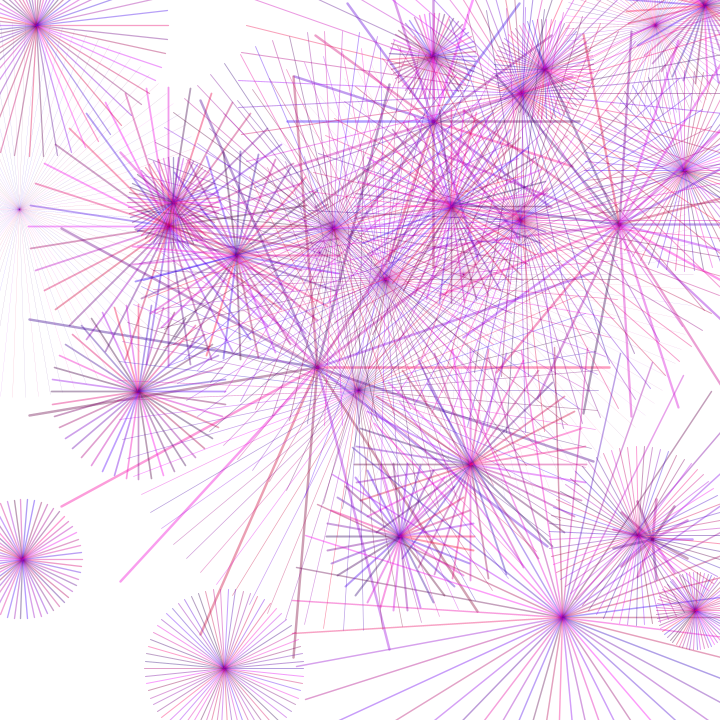
Frame 1 (no input)
Frame 60 (the mouse pressed at the canvas centre just before this capture): identical to frame 1, image omitted
Frame 120 (the mouse held since frame 60 and released just before this capture): identical to frame 1, image omitted

The Processing sketch that drew this single still picture (run headless with seeded random() and noise(); from frame 60 on, the mouse is pressed at the canvas centre):

// Processing sketch: manoloidePt2
// ── manoloidePt2.pde
ManoloideThing[] mt = new ManoloideThing[30];

void setup() {
  size(720, 720);

  for (int i = 0; i < mt.length; i++) {
    mt[i] = new ManoloideThing();
  }
}

void draw() {
  background(255);

  for (int i = 0; i < mt.length; i++) {
    mt[i].display();
  }
}

// ── ManoloideThing.pde
class ManoloideThing {
  int line_ct;
  float diameter;
  float x,y;
  float stroke_wt;
  color[] colors;
  
  ManoloideThing(){
    line_ct = int(random(10,100));
    stroke_wt = 3.0*(1.0 - line_ct/float(100));
    diameter = random(30,300);
    x = random(width);
    y = random(height);
    
    colors = new color[line_ct];
    for (int i = 0; i < colors.length; i++){
      colors[i] = color(random(50,255), random(20), random(60,255));
    }
  }
  
  void display(){
    strokeWeight(stroke_wt);
    for (int i = 0; i < line_ct; i++){
      float theta = TWO_PI*i/float(line_ct);
      float end_x = x + diameter*cos(theta);
      float end_y = y + diameter*sin(theta);
      stroke(colors[i], 100);
      //stroke(color(random(255), random(255), random(255))); // crazy colors
      line (x,y, end_x, end_y);
    }
  } 
}
